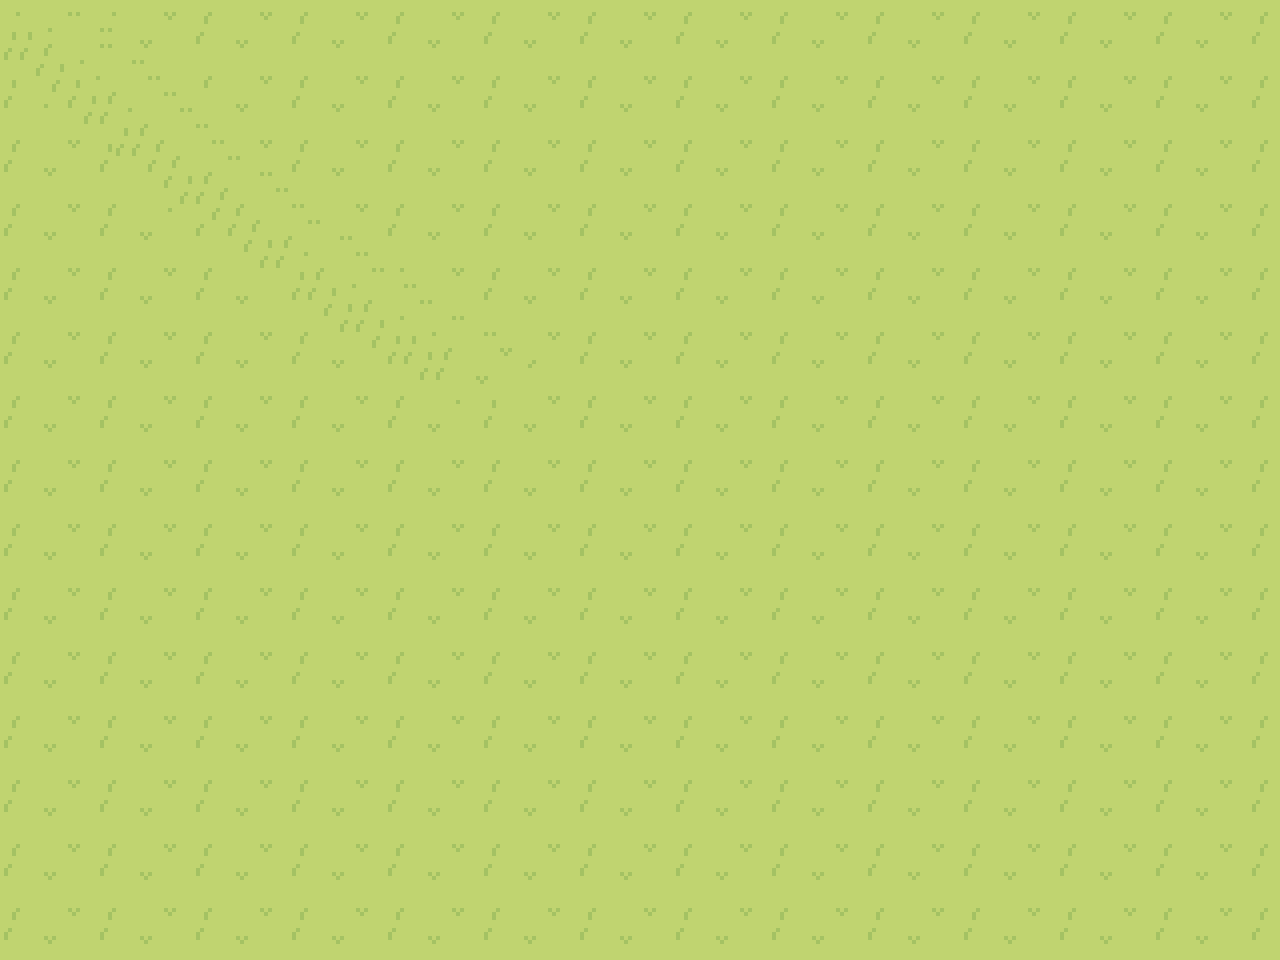

Below is a game level as drawn by its tile map, then a one-line description and the .tmx that defines it (tile-layer data replaced by summaries):
An orthogonal 80x60 tile map with 16x16 px tiles, 2 tile layers (Grass, Water), 3 tilesets and 16 objects.

<map version="1.10" tiledversion="1.11.0" orientation="orthogonal" renderorder="right-down" width="80" height="60" tilewidth="16" tileheight="16" infinite="0" nextlayerid="8" nextobjectid="181">
 <tileset firstgid="1" source="Tilesets/Objects.tsx" />
 <tileset firstgid="15" source="Tilesets/Grass.tsx" />
 <tileset firstgid="1295" source="Tilesets/Water.tsx" />
 <layer id="1" name="Grass" width="80" height="60">
  <data>[4800 cells, 4800 non-empty, 24 distinct tile ids]</data>
 </layer>
 <objectgroup id="3" name="Merchants">
  <object id="153" gid="11" x="39" y="896" width="23" height="27" />
  <object id="154" gid="11" x="1171" y="126" width="23" height="27" />
 </objectgroup>
 <objectgroup id="6" name="Characters">
  <object id="73" gid="11" x="1151" y="890" width="23" height="27" />
 </objectgroup>
 <objectgroup id="4" name="Items">
  <object id="168" gid="13" x="48" y="143" width="48" height="62" />
  <object id="169" gid="13" x="1208" y="597" width="48" height="62" />
  <object id="170" gid="13" x="892" y="361" width="48" height="62" />
  <object id="171" gid="13" x="436" y="823" width="48" height="62" />
  <object id="172" gid="13" x="356" y="97" width="48" height="62" />
  <object id="173" gid="13" x="28" y="641" width="48" height="62" />
  <object id="174" gid="13" x="788" y="167" width="48" height="62" />
  <object id="175" gid="13" x="152" y="807" width="48" height="62" />
  <object id="176" gid="13" x="998" y="609" width="48" height="62" />
  <object id="177" gid="13" x="416" y="161" width="48" height="62" />
  <object id="178" gid="13" x="242" y="295" width="48" height="62" />
  <object id="179" gid="13" x="486" y="335" width="48" height="62" />
  <object id="180" gid="13" x="612" y="711" width="48" height="62" />
 </objectgroup>
 <layer id="7" name="Water" width="80" height="60">
  <data>[4800 cells, 0 non-empty, 0 distinct tile ids]</data>
 </layer>
</map>
